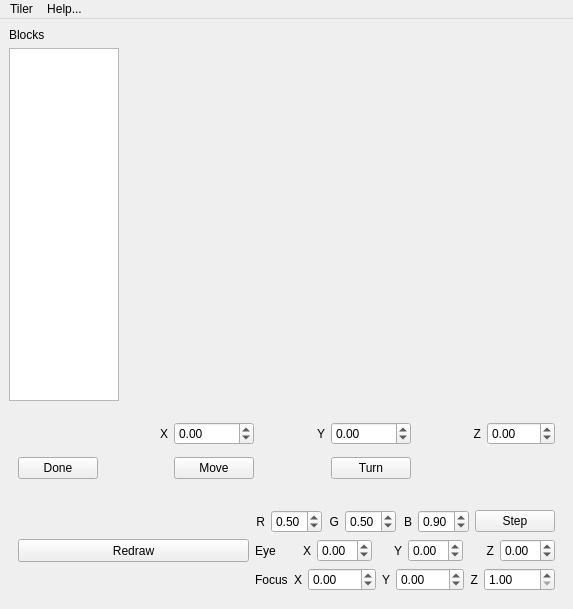
<?xml version="1.0" encoding="UTF-8"?>
<ui version="4.0">
 <author>Bernd Stramm</author>
 <class>TilerMain</class>
 <widget class="QMainWindow" name="TilerMain">
  <property name="geometry">
   <rect>
    <x>0</x>
    <y>0</y>
    <width>573</width>
    <height>609</height>
   </rect>
  </property>
  <property name="windowTitle">
   <string>Tiler</string>
  </property>
  <property name="windowIcon">
   <iconset resource="../tiler.qrc">
    <normaloff>:/tiler.png</normaloff>:/tiler.png</iconset>
  </property>
  <widget class="QWidget" name="centralwidget">
   <layout class="QGridLayout" name="gridLayout_2">
    <item row="0" column="0">
     <widget class="QLabel" name="label_4">
      <property name="sizePolicy">
       <sizepolicy hsizetype="Preferred" vsizetype="Fixed">
        <horstretch>0</horstretch>
        <verstretch>0</verstretch>
       </sizepolicy>
      </property>
      <property name="text">
       <string>Blocks</string>
      </property>
     </widget>
    </item>
    <item row="0" column="1" rowspan="2">
     <widget class="tiler::GLScene" name="scene" native="true">
      <property name="sizePolicy">
       <sizepolicy hsizetype="Expanding" vsizetype="Expanding">
        <horstretch>40</horstretch>
        <verstretch>40</verstretch>
       </sizepolicy>
      </property>
     </widget>
    </item>
    <item row="1" column="0">
     <widget class="QListView" name="blockList">
      <property name="sizePolicy">
       <sizepolicy hsizetype="Expanding" vsizetype="Expanding">
        <horstretch>10</horstretch>
        <verstretch>40</verstretch>
       </sizepolicy>
      </property>
     </widget>
    </item>
    <item row="2" column="0" colspan="2">
     <widget class="QWidget" name="blockControl" native="true">
      <property name="sizePolicy">
       <sizepolicy hsizetype="Expanding" vsizetype="Expanding">
        <horstretch>0</horstretch>
        <verstretch>10</verstretch>
       </sizepolicy>
      </property>
      <layout class="QGridLayout" name="gridLayout">
       <item row="0" column="1">
        <widget class="QLabel" name="label_13">
         <property name="text">
          <string>X</string>
         </property>
         <property name="alignment">
          <set>Qt::AlignRight|Qt::AlignTrailing|Qt::AlignVCenter</set>
         </property>
        </widget>
       </item>
       <item row="0" column="2">
        <widget class="QDoubleSpinBox" name="blockX">
         <property name="minimum">
          <double>-360.000000000000000</double>
         </property>
         <property name="maximum">
          <double>360.000000000000000</double>
         </property>
        </widget>
       </item>
       <item row="0" column="3">
        <widget class="QLabel" name="label_14">
         <property name="text">
          <string>Y</string>
         </property>
         <property name="alignment">
          <set>Qt::AlignRight|Qt::AlignTrailing|Qt::AlignVCenter</set>
         </property>
        </widget>
       </item>
       <item row="0" column="4">
        <widget class="QDoubleSpinBox" name="blockY">
         <property name="minimum">
          <double>-360.000000000000000</double>
         </property>
         <property name="maximum">
          <double>360.000000000000000</double>
         </property>
        </widget>
       </item>
       <item row="0" column="5">
        <widget class="QLabel" name="label_15">
         <property name="text">
          <string>Z</string>
         </property>
         <property name="alignment">
          <set>Qt::AlignRight|Qt::AlignTrailing|Qt::AlignVCenter</set>
         </property>
        </widget>
       </item>
       <item row="0" column="6">
        <widget class="QDoubleSpinBox" name="blockZ">
         <property name="minimum">
          <double>-360.000000000000000</double>
         </property>
         <property name="maximum">
          <double>360.000000000000000</double>
         </property>
         <property name="singleStep">
          <double>0.200000000000000</double>
         </property>
        </widget>
       </item>
       <item row="1" column="2">
        <widget class="QPushButton" name="moveBlockButton">
         <property name="text">
          <string>Move</string>
         </property>
        </widget>
       </item>
       <item row="1" column="4">
        <widget class="QPushButton" name="turnBlockButton">
         <property name="text">
          <string>Turn</string>
         </property>
        </widget>
       </item>
       <item row="1" column="0">
        <widget class="QPushButton" name="doneBlockButton">
         <property name="text">
          <string>Done</string>
         </property>
        </widget>
       </item>
      </layout>
     </widget>
    </item>
    <item row="3" column="0" colspan="2">
     <widget class="QWidget" name="viewControl" native="true">
      <property name="sizePolicy">
       <sizepolicy hsizetype="Expanding" vsizetype="Expanding">
        <horstretch>0</horstretch>
        <verstretch>10</verstretch>
       </sizepolicy>
      </property>
      <layout class="QGridLayout" name="gridLayout_3">
       <item row="0" column="1">
        <layout class="QHBoxLayout" name="horizontalLayout">
         <item>
          <widget class="QLabel" name="label">
           <property name="text">
            <string>R</string>
           </property>
           <property name="alignment">
            <set>Qt::AlignRight|Qt::AlignTrailing|Qt::AlignVCenter</set>
           </property>
          </widget>
         </item>
         <item>
          <widget class="QDoubleSpinBox" name="redBox">
           <property name="maximum">
            <double>1.000000000000000</double>
           </property>
           <property name="singleStep">
            <double>0.020000000000000</double>
           </property>
           <property name="value">
            <double>0.500000000000000</double>
           </property>
          </widget>
         </item>
         <item>
          <widget class="QLabel" name="label_2">
           <property name="text">
            <string>G</string>
           </property>
           <property name="alignment">
            <set>Qt::AlignRight|Qt::AlignTrailing|Qt::AlignVCenter</set>
           </property>
          </widget>
         </item>
         <item>
          <widget class="QDoubleSpinBox" name="greenBox">
           <property name="maximum">
            <double>1.000000000000000</double>
           </property>
           <property name="singleStep">
            <double>0.020000000000000</double>
           </property>
           <property name="value">
            <double>0.500000000000000</double>
           </property>
          </widget>
         </item>
         <item>
          <widget class="QLabel" name="label_3">
           <property name="text">
            <string>B</string>
           </property>
           <property name="alignment">
            <set>Qt::AlignRight|Qt::AlignTrailing|Qt::AlignVCenter</set>
           </property>
          </widget>
         </item>
         <item>
          <widget class="QDoubleSpinBox" name="blueBox">
           <property name="maximum">
            <double>1.000000000000000</double>
           </property>
           <property name="singleStep">
            <double>0.020000000000000</double>
           </property>
           <property name="value">
            <double>0.900000000000000</double>
           </property>
          </widget>
         </item>
         <item>
          <widget class="QPushButton" name="stepButton">
           <property name="text">
            <string>Step</string>
           </property>
          </widget>
         </item>
        </layout>
       </item>
       <item row="1" column="0">
        <widget class="QPushButton" name="redrawButton">
         <property name="sizePolicy">
          <sizepolicy hsizetype="Expanding" vsizetype="Expanding">
           <horstretch>10</horstretch>
           <verstretch>10</verstretch>
          </sizepolicy>
         </property>
         <property name="text">
          <string>Redraw</string>
         </property>
        </widget>
       </item>
       <item row="1" column="1">
        <layout class="QHBoxLayout" name="horizontalLayout_2">
         <item>
          <widget class="QLabel" name="label_8">
           <property name="text">
            <string>Eye</string>
           </property>
          </widget>
         </item>
         <item>
          <widget class="QLabel" name="label_5">
           <property name="text">
            <string>X</string>
           </property>
           <property name="alignment">
            <set>Qt::AlignRight|Qt::AlignTrailing|Qt::AlignVCenter</set>
           </property>
          </widget>
         </item>
         <item>
          <widget class="QDoubleSpinBox" name="eyeX">
           <property name="minimum">
            <double>-5.000000000000000</double>
           </property>
           <property name="maximum">
            <double>5.000000000000000</double>
           </property>
           <property name="singleStep">
            <double>0.200000000000000</double>
           </property>
          </widget>
         </item>
         <item>
          <widget class="QLabel" name="label_6">
           <property name="text">
            <string>Y</string>
           </property>
           <property name="alignment">
            <set>Qt::AlignRight|Qt::AlignTrailing|Qt::AlignVCenter</set>
           </property>
          </widget>
         </item>
         <item>
          <widget class="QDoubleSpinBox" name="eyeY">
           <property name="minimum">
            <double>-5.000000000000000</double>
           </property>
           <property name="maximum">
            <double>5.000000000000000</double>
           </property>
           <property name="singleStep">
            <double>0.200000000000000</double>
           </property>
          </widget>
         </item>
         <item>
          <widget class="QLabel" name="label_7">
           <property name="text">
            <string>Z</string>
           </property>
           <property name="alignment">
            <set>Qt::AlignRight|Qt::AlignTrailing|Qt::AlignVCenter</set>
           </property>
          </widget>
         </item>
         <item>
          <widget class="QDoubleSpinBox" name="eyeZ">
           <property name="minimum">
            <double>-5.000000000000000</double>
           </property>
           <property name="maximum">
            <double>5.000000000000000</double>
           </property>
           <property name="singleStep">
            <double>0.200000000000000</double>
           </property>
          </widget>
         </item>
        </layout>
       </item>
       <item row="2" column="1">
        <layout class="QHBoxLayout" name="horizontalLayout_3">
         <item>
          <widget class="QLabel" name="label_9">
           <property name="text">
            <string>Focus</string>
           </property>
          </widget>
         </item>
         <item>
          <widget class="QLabel" name="label_10">
           <property name="text">
            <string>X</string>
           </property>
           <property name="alignment">
            <set>Qt::AlignRight|Qt::AlignTrailing|Qt::AlignVCenter</set>
           </property>
          </widget>
         </item>
         <item>
          <widget class="QDoubleSpinBox" name="focusX">
           <property name="minimum">
            <double>-100.000000000000000</double>
           </property>
           <property name="maximum">
            <double>100.000000000000000</double>
           </property>
          </widget>
         </item>
         <item>
          <widget class="QLabel" name="label_11">
           <property name="text">
            <string>Y</string>
           </property>
           <property name="alignment">
            <set>Qt::AlignRight|Qt::AlignTrailing|Qt::AlignVCenter</set>
           </property>
          </widget>
         </item>
         <item>
          <widget class="QDoubleSpinBox" name="focusY">
           <property name="minimum">
            <double>-100.000000000000000</double>
           </property>
           <property name="maximum">
            <double>100.000000000000000</double>
           </property>
          </widget>
         </item>
         <item>
          <widget class="QLabel" name="label_12">
           <property name="text">
            <string>Z</string>
           </property>
           <property name="alignment">
            <set>Qt::AlignRight|Qt::AlignTrailing|Qt::AlignVCenter</set>
           </property>
          </widget>
         </item>
         <item>
          <widget class="QDoubleSpinBox" name="focusZ">
           <property name="minimum">
            <double>1.000000000000000</double>
           </property>
           <property name="maximum">
            <double>1000.000000000000000</double>
           </property>
          </widget>
         </item>
        </layout>
       </item>
      </layout>
     </widget>
    </item>
   </layout>
  </widget>
  <widget class="QMenuBar" name="menubar">
   <property name="geometry">
    <rect>
     <x>0</x>
     <y>0</y>
     <width>573</width>
     <height>25</height>
    </rect>
   </property>
   <widget class="QMenu" name="menuAgenda">
    <property name="title">
     <string>Tiler</string>
    </property>
    <addaction name="actionSettings"/>
    <addaction name="separator"/>
    <addaction name="actionRestart"/>
    <addaction name="actionQuit"/>
   </widget>
   <widget class="QMenu" name="menuHelp">
    <property name="title">
     <string>Help...</string>
    </property>
    <addaction name="actionAbout"/>
    <addaction name="actionLicense"/>
   </widget>
   <addaction name="menuAgenda"/>
   <addaction name="menuHelp"/>
  </widget>
  <action name="actionSettings">
   <property name="text">
    <string>Settings</string>
   </property>
  </action>
  <action name="actionQuit">
   <property name="text">
    <string>Quit</string>
   </property>
  </action>
  <action name="actionAbout">
   <property name="text">
    <string>About</string>
   </property>
  </action>
  <action name="actionNewItem">
   <property name="text">
    <string>New Item</string>
   </property>
  </action>
  <action name="actionClearOld">
   <property name="text">
    <string>Clear Old</string>
   </property>
  </action>
  <action name="actionRestart">
   <property name="text">
    <string>Restart</string>
   </property>
  </action>
  <action name="actionLicense">
   <property name="text">
    <string>License</string>
   </property>
  </action>
  <action name="actionRevive">
   <property name="text">
    <string>Revive Expired</string>
   </property>
  </action>
 </widget>
 <customwidgets>
  <customwidget>
   <class>tiler::GLScene</class>
   <extends>QWidget</extends>
   <header location="global">src/gl-scene.h</header>
   <container>1</container>
  </customwidget>
 </customwidgets>
 <resources>
  <include location="../tiler.qrc"/>
 </resources>
 <connections/>
</ui>
